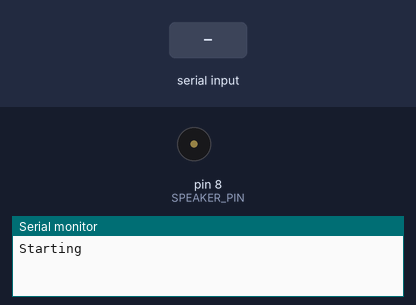
The sketch below on a simulated Arduino Uno, built with avr-gcc and run on an emulated ATmega328P. Shown: buzzer (waves = sounding), the last lines printed to the serial monitor. Inputs (shaded band) come from the test bench.

Above: at 0.85 s.
At 1.2 s:
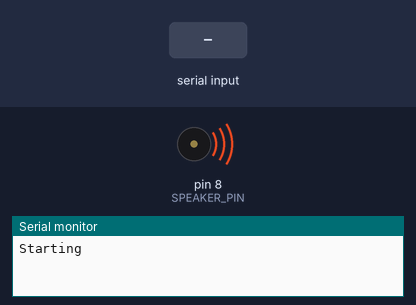
1.3 s: "90,45\n" received over Serial
At 2.76 s:
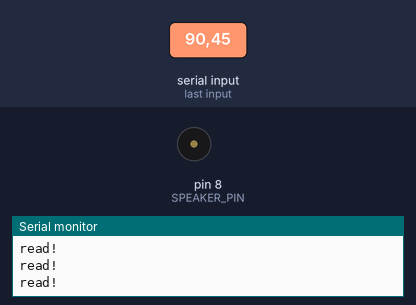
Timing chart, 0 to 10.3 s (numbered marks = the images above; inputs shaded):
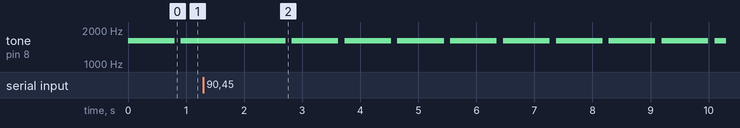

The sketch:

varioSounds.ino
```cpp
/*

 circuit:
 * 8-ohm speaker on digital pin 8


 TODO! http://qgroundcontrol.org/dev/mavlink_arduino_integration_tutorial
 */

#define SPEAKER_PIN 8

void setup() {

  Serial.begin(57600);
  Serial.write("Starting\n");
  noTone(8);
}
int rate = 0;
int rounds = 0;
const int waitingRounds = 100;
void loop() {

  while (Serial.available() > 0)
  {
    rate = Serial.parseInt();
    Serial.write("read!\n");
  }
  int roundsToPlay = rateToRounds(rate);
  if (roundsToPlay == 0) {
    tone(SPEAKER_PIN, rateToFrequency(rate));
    rounds = 0;
    return;
  }
  if (rounds <= roundsToPlay) {

    tone(SPEAKER_PIN, rateToFrequency(rate));
  }
  else if (roundsToPlay != 0 && rounds < (roundsToPlay + waitingRounds)) {
    noTone(SPEAKER_PIN);
  }
  else {
    rounds = 0;
  }
  delay(1);
  rounds = rounds + 1;

}

int rateToFrequency(int rate) {
  return map(rate, -25, 25, 200, 3000);
}

int rateToRounds(int rate) {
  if (rate < 0) {
    return 0;
  }
  else {
    return map(rate, 0, 25, 700, 50);
  }
}
```

Measured:
- by itself, tone on pin 8 (SPEAKER_PIN): alternates 1600 Hz for 0.80 s and silent for 0.11 s
